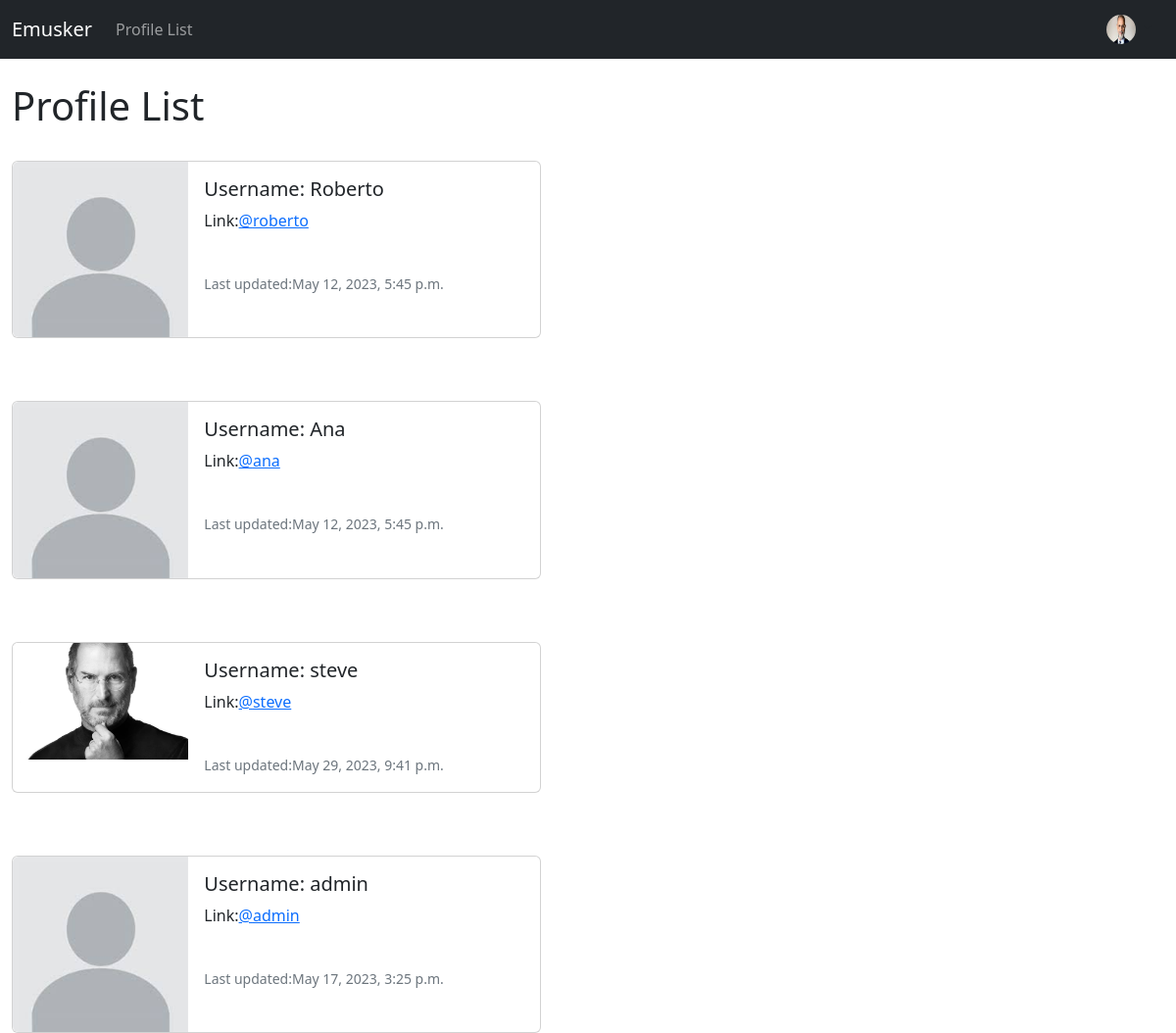
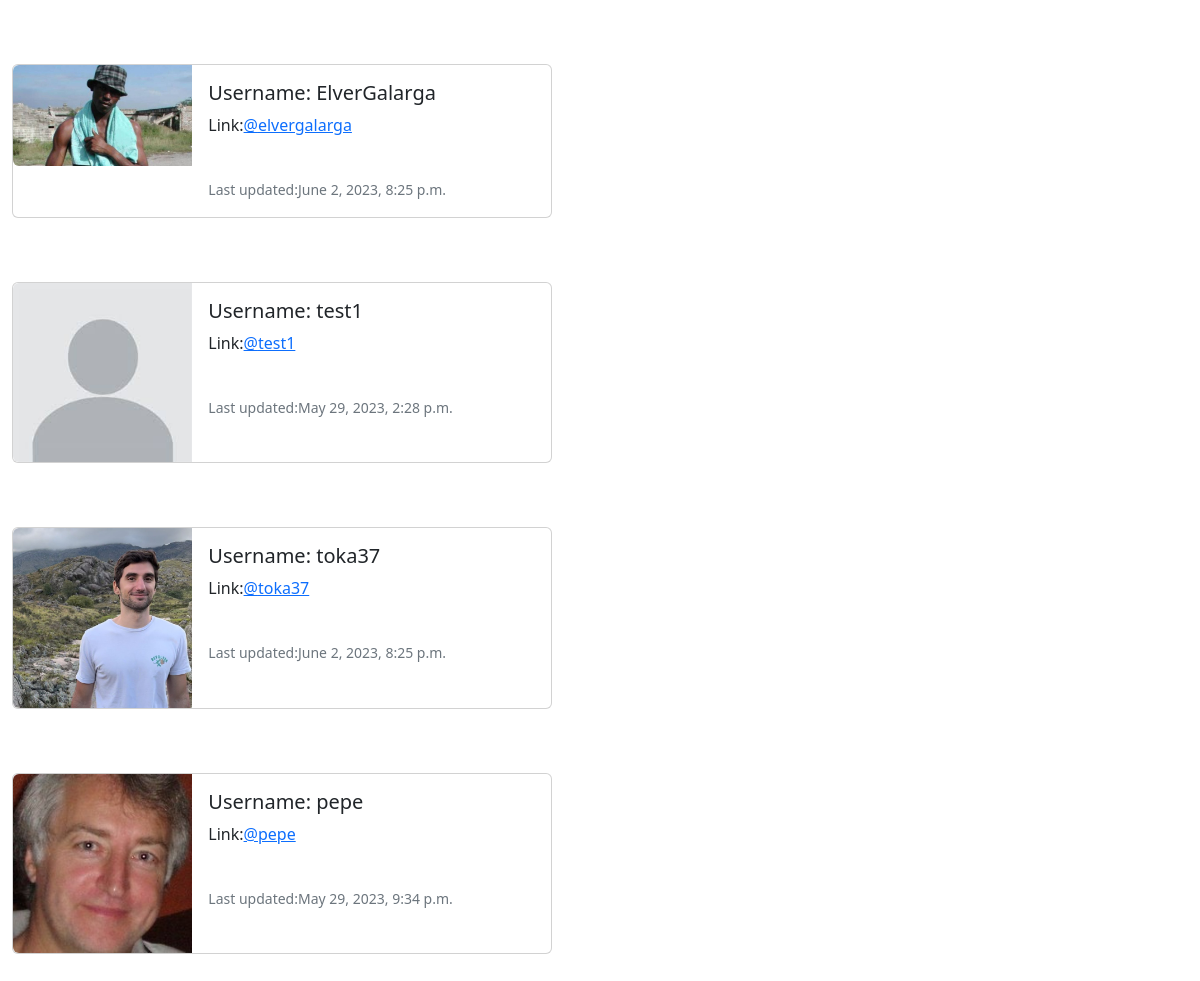
/profile_list (signed in), run on the app's committed database (2 pictures, top to bottom).
### musker/models.py (models this page shows)
class Profile(models.Model):
	user = models.OneToOneField(User, on_delete=models.CASCADE)
	follows = models.ManyToManyField("self",related_name="followed_by",symmetrical=False,blank=True)
	date_modified = models.DateTimeField(User, auto_now=True)
	profile_image = models.ImageField(null=True,blank=True, upload_to="images/")
	profile_bio = models.CharField(null=True,blank=True,max_length=100)
	homepage_link =models.CharField(null=True,blank=True,max_length=100)
	instagram_link =models.CharField(null=True,blank=True,max_length=100)
	linkedin_link =models.CharField(null=True,blank=True,max_length=100)
	def __str__(self):
		return self.user.username

### musker/views.py (the view)
# urls.py: path('profile_list',views.profile_list, name='profile_list'),
def profile_list(request):
    if request.user.is_authenticated:
        profiles = Profile.objects.exclude(user=request.user)
        return render(request, 'profile_list.html',{"profiles":profiles})
    else:
        messages.success(request,("You must be logged."))
        return redirect('home')

### musker/templates/profile_list.html
{% extends 'base.html' %}
{%load static%}
{% block content %}
<h1>Profile List</h1>
<br/>
{%if profiles %}
   {%for profiles in profiles%}
    <div class="card mb-3" style="max-width: 540px;">
      <div class="row g-0">
        <div class="col-md-4">
          {%if profiles.profile_image%}
          <img src="{{ profiles.profile_image.url }}" width=200 height=200 class="img-fluid rounded-start" alt="{{profile.user.username}}">
          {%else%}
          <img src="{%static 'images/default-picture.jpeg'%}" class="img-fluid rounded-start" alt="Profile picture">
          {%endif%}
        </div>
        <div class="col-md-8">
          <div class="card-body">
            <h5 class="card-title">Username: {{ profiles.user.username }}</h5>
            <p class="card-text">Link:<a href="{%url 'profile' profiles.user.id%}">@{{profiles.user.profile|lower}}</a> </p>
            <br/>
            <p class="card-text"><small class="text-muted">Last updated:{{profiles.date_modified}}</small></p>
          </div>
        </div>
      </div>
    </div>
       <br/>
       <br/>
   {%endfor%}
{%endif%}
{%endblock%}

### musker/templates/navbar.html (shortened to what this page needs)
{%load static%}
<nav class="navbar navbar-expand-lg navbar-dark bg-dark">
  <div class="container-fluid">
    <a class="navbar-brand" href="{%url 'home' %}">Emusker</a>
    <div class="collapse navbar-collapse" id="navbarSupportedContent">
      <ul class="navbar-nav me-auto mb-2 mb-lg-0">
        <li class="nav-item">
          <a class="nav-link" href="{%url 'profile_list'%}">Profile List</a>
        </li>
      </ul>
      {%if user.is_authenticated%}
      <div class="dropdown">
        <a class="btn dropdown-toggle" href="#" role="button" data-bs-toggle="dropdown" aria-expanded="false">
        {%if user.profile.profile_image%}
          <img src="{{user.profile.profile_image.url}}" class="rounded-circle" width="30" height="30" alt="{{profiles.user.username}}">
        {%else%}
          <img src="{%static 'images/default-picture.jpeg'%}" class="rounded-circle" width="30" height="30" alt="{{profiles.user.username}}">
        {%endif%}
        </a>
      </div>
      {%endif%}
    </div>
  </div>
</nav>

### data on the page
Profile: user.username "Roberto", user.profile "roberto", date_modified "May 12, 2023, 5:45 p.m."
Profile: user.username "Ana", user.profile "ana", date_modified "May 12, 2023, 5:45 p.m."
Profile: profile_image (picture), user.username "steve", user.profile "steve", date_modified "May 29, 2023, 9:41 p.m."
Profile: user.username "admin", user.profile "admin", date_modified "May 17, 2023, 3:25 p.m."
Profile: profile_image (picture), user.username "ElverGalarga", user.profile "elvergalarga", date_modified "June 2, 2023, 8:25 p.m."
Profile: user.username "test1", user.profile "test1", date_modified "May 29, 2023, 2:28 p.m."
Profile: profile_image (picture), user.username "toka37", user.profile "toka37", date_modified "June 2, 2023, 8:25 p.m."
Profile: profile_image (picture), user.username "pepe", user.profile "pepe", date_modified "May 29, 2023, 9:34 p.m."
